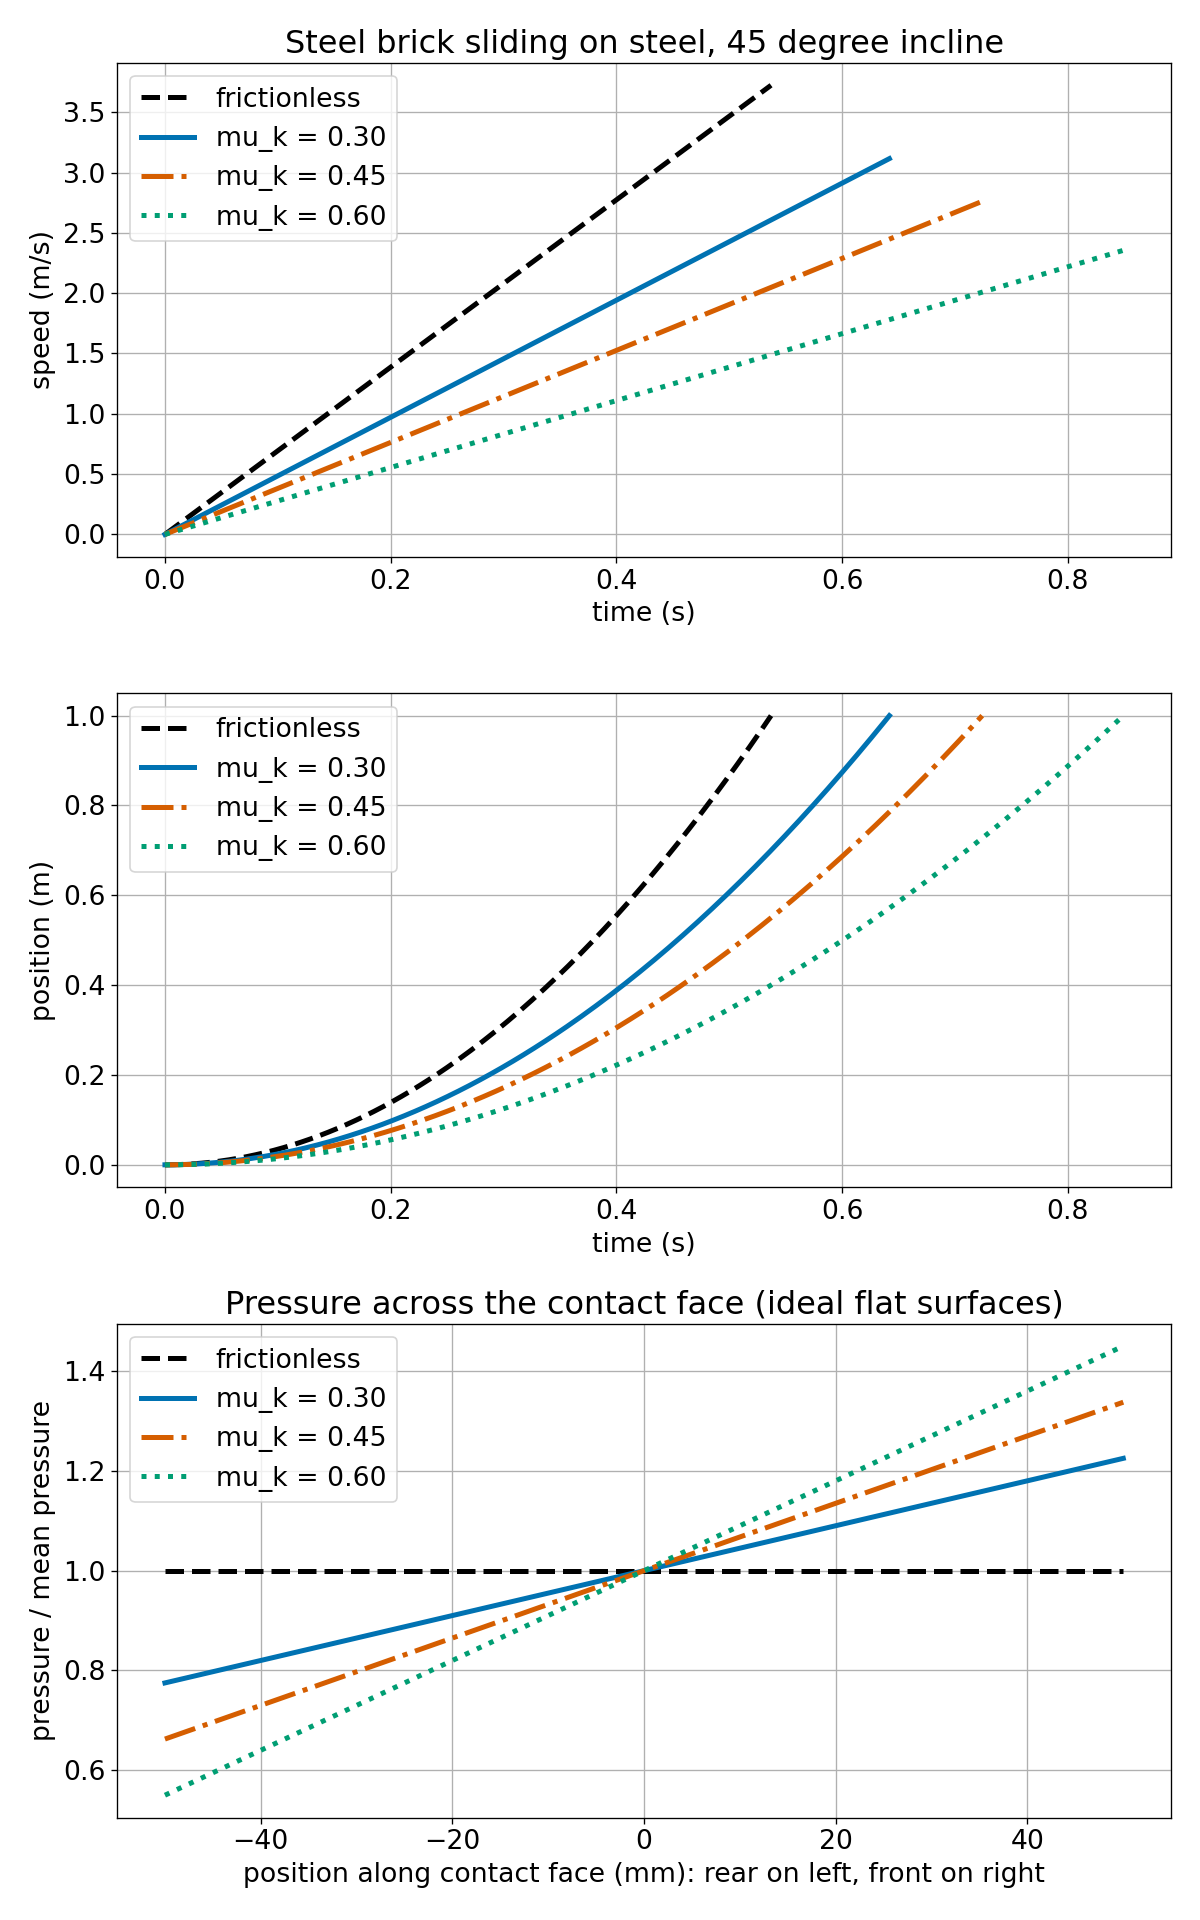

Write Python code to recreate this figure.
"""
brick_incline.py
================
Step 3 of the thought experiment: a BRICK SLIDING down an inclined plane in a
vacuum (no rolling), with sensors embedded in the brick and a laser tracking
it from outside.

WHAT STEPS 1 AND 2 TAUGHT US (marble_incline.py)
------------------------------------------------
  * For a rolling marble, friction does no work. The only loss was rolling
    resistance, and the deviation from ideal was a few micrometres (ppm).
  * That tiny baseline was itself uncertain by a factor of about 100,
    because it depends on a measured material property, not on theory.

WHAT IS DIFFERENT FOR A SLIDING BRICK
-------------------------------------
Sliding friction does work the whole way down. The deviation from the
frictionless case is no longer ppm-sized; it is tens of percent:

      frictionless:   a0 = g sin(theta)
      with friction:  a  = g (sin(theta) - mu_k cos(theta))
      fractional loss of acceleration = mu_k / tan(theta)

So detecting friction is easy. The hard part moves somewhere else: knowing
what mu_k "should" be. mu_k is not a constant of nature. It is an empirical
number that depends on the surfaces, and standard physics cannot calculate
it from first principles for a real pair of surfaces.

PHYSICS ASSUMPTIONS (read these first)
--------------------------------------
1. Rigid rectangular brick, uniform density, sliding on its largest face.
2. Rigid flat plane at fixed angle theta. Uniform gravity g. Vacuum.
3. The brick is already sliding (released with a tiny nudge). It keeps
   sliding only if tan(theta) > mu_k. To START from rest it needs
   tan(theta) > mu_s, the static coefficient, which is larger and unknown.
4. Coulomb friction: friction force = mu_k * N, independent of speed and
   contact area. This is an approximation; section 5 tests how much a
   realistic speed dependence changes the answer.
5. One-dimensional motion straight down the slope. No tipping, no yaw.
6. Heat: all friction work becomes heat at the interface. Each body is
   treated as a thick solid heated at its surface. The share of heat going
   into the brick is estimated from the materials' thermal effusivities;
   this is crude because the plane sees a MOVING heat source.
7. Pressure: the brick and plane are perfectly flat, so the pressure across
   the face varies in a straight line from back to front.

WHAT EACH SENSOR MEASURES
-------------------------
Accelerometer (inside the brick, axes along and normal to the contact face)
    An accelerometer does not feel gravity directly; it feels the contact
    forces. So along the slope it reads  -mu_k g cos(theta)  (friction only)
    and normal to the face it reads  g cos(theta).  Their ratio is mu_k,
    with no need to know g or theta. Its weak point is axis alignment.

Pressure sensors (across the contact face)
    Friction acts at the face, below the centre of mass (height h). To stop
    the brick rotating, the support force must shift FORWARD by e = mu_k * h.
    So pressure is higher at the leading edge:
        p(s) = p_mean * (1 + 12 e s / L^2),  s from -L/2 (rear) to +L/2 (front)
    A frictionless brick would show uniform pressure. The tilt of the
    pressure profile is a second, independent measurement of mu_k.

Temperature sensors (at the contact face)
    Friction power per unit area is  q = mu_k * p * v.  It grows as the
    brick speeds up. The sensors see the AVERAGE ("nominal") surface
    warming, which is small. The true contact happens at microscopic high
    spots, where brief "flash" temperatures are far higher but too small
    and too fast for an embedded sensor to resolve.

Laser (outside)
    Speed and position versus time, as before. Gives a, and so mu_k if g
    and theta are known.

UNKNOWNS (variables to account for later, not assumed away)
-----------------------------------------------------------
Carried over from steps 1 and 2 (still apply):
  wear_rate, surface_roughness, adhesion, plane_flatness, angle_uncertainty,
  g_local, residual_gas, temperature, surface_charge, magnetic_effects,
  release_conditions, laser_effects, vibration, earth_rotation,
  real_contact_area, asperity_plasticity, surface_films, micro_slip

New in step 3:
  mu_k_itself         not predictable from theory; must be measured for the
                      exact surfaces, in vacuum. Table values are typical only.
  mu_s                static coefficient; decides whether sliding starts
  speed_dependence    mu_k changes with sliding speed (usually a few percent
                      per factor of 10 in speed); speed changes during a run
  load_dependence     mu_k can change with pressure (Coulomb's law is approximate)
  running_in          mu_k drifts over the first metres as surfaces wear in
  third_body          wear debris trapped in the contact changes friction
  vacuum_cleaning     in vacuum, oxide and water films are not replaced once
                      worn off; clean metals can seize (cold weld)
  stick_slip          jerky motion instead of smooth sliding
  heat_partition      share of heat entering brick vs. plane (moving source)
  asperity_size       radius of the microscopic contact spots; sets flash
                      temperature; unknown within a factor of 10 or more
  hardness            sets real contact area; varies with alloy and treatment
  flash_softening     hot spots soften, changing mu_k during the run
  thermal_expansion   uneven heating warps the face, changing pressure
  flatness_brick      micrometre-level waviness dominates the real pressure
                      distribution at this light load
  elastic_tilt        the brick and plane are not rigid; edges dig in
  tipping_and_yaw     brick rocking or rotating about the normal
  sensor_intrusion    holes and wires for sensors change the surface and
                      stiffness of the very face being measured
  sensor_depth        a temperature sensor below the surface sees a delayed,
                      weakened signal
  accelerometer_axes  alignment of sensor axes to the contact face
  accelerometer_bias  offset and drift, temperature sensitivity
  sensor_response     response times versus a run lasting under a second
  data_link           wires drag; wireless or onboard logging needed
"""

import math

G = 9.80665  # standard gravity, m/s^2


# ---------------------------------------------------------------------------
# PARAMETERS YOU CAN CHANGE
# ---------------------------------------------------------------------------
PARAMS = dict(
    length=0.100,      # brick length along the slope, metres
    width=0.050,       # brick width across the slope, metres
    height=0.025,      # brick height normal to the slope, metres
    angle_deg=45.0,    # incline angle. Must exceed atan(mu_k) to keep sliding.
    track=1.0,         # sliding distance, metres
    asperity_radius=5e-6,  # radius of a microscopic contact spot, m. UNKNOWN.
    sensor_depth=1e-3,     # how far below the face the temperature sensor sits
)

# Typical handbook-style material values. Replace with measured ones.
MATERIALS = dict(
    #            density  conductivity  heat cap.   hardness
    #            kg/m^3   W/(m K)       J/(kg K)    Pa
    steel=dict(rho=7850, k=50.0, c=490.0, hard=2.0e9),
    glass=dict(rho=2500, k=1.0,  c=840.0, hard=5.5e9),
)

# Kinetic friction coefficients: (low, typical, high). These are typical
# published ranges for dry sliding, NOT measurements of our surfaces.
# The spread inside each range is real: it is the baseline uncertainty.
PAIRS = [
    dict(name="steel on steel, dry, normal surface films",
         brick="steel", plane="steel", mu=(0.30, 0.45, 0.60)),
    dict(name="steel on steel, clean surfaces in vacuum",
         brick="steel", plane="steel", mu=(0.80, 1.20, 3.00)),
    dict(name="glass on steel, dry",
         brick="glass", plane="steel", mu=(0.40, 0.55, 0.70)),
]

# Classical effects that change mu_k, as rough fractional sizes (low, high).
# Order-of-magnitude estimates to be replaced by measurement.
CLASSICAL_UNKNOWNS = [
    ("surface roughness / real contact area",        0.05, 0.30),
    ("adhesion and surface films (worse in vacuum)", 0.20, 3.00),
    ("wear, running-in, trapped debris",             0.10, 0.50),
    ("speed dependence within one run",              0.02, 0.15),
    ("friction heating (hot-spot softening)",        0.001, 0.05),
    ("micro-slip, stick-slip, vibration",            0.01, 0.20),
    ("flatness / uneven pressure / edge loading",    0.01, 0.10),
]
# Repeatability of mu_k between nominally identical runs, after the surfaces
# have been run in and conditions are well controlled (low, high).
REPEATABILITY = (0.02, 0.10)


# ---------------------------------------------------------------------------
# BASIC MODEL
# ---------------------------------------------------------------------------
def brick_properties(p, material):
    """Mass, contact area, and centre-of-mass height for the brick."""
    m = MATERIALS[material]
    volume = p["length"] * p["width"] * p["height"]
    return dict(mass=m["rho"] * volume, area=p["length"] * p["width"],
                h=p["height"] / 2.0)

def accelerations(angle_deg, mu_k):
    """Returns (a_frictionless, a_with_friction). Negative a means it stops."""
    th = math.radians(angle_deg)
    return G * math.sin(th), G * (math.sin(th) - mu_k * math.cos(th))

def run_summary(p, mu_k):
    """Closed-form motion over the track, compared with frictionless."""
    a0, a = accelerations(p["angle_deg"], mu_k)
    L = p["track"]
    t0, v0 = math.sqrt(2 * L / a0), math.sqrt(2 * L * a0)
    if a <= 0:
        return dict(slides=False, a0=a0, a=a, t0=t0, v0=v0)
    t, v = math.sqrt(2 * L / a), math.sqrt(2 * L * a)
    return dict(slides=True, a0=a0, a=a, t0=t0, v0=v0, t=t, v=v,
                loss=1.0 - a / a0,              # fractional loss of acceleration
                lag=L - 0.5 * a * t0 ** 2)      # how far behind when the
                                                # frictionless brick finishes

def effusivity(material):
    """Thermal effusivity sqrt(k rho c): how well a surface soaks up heat."""
    m = MATERIALS[material]
    return math.sqrt(m["k"] * m["rho"] * m["c"])

def sensor_signals(p, pair, mu_k):
    """What each embedded sensor would read, for one material pair and mu_k."""
    th = math.radians(p["angle_deg"])
    bp = brick_properties(p, pair["brick"])
    run = run_summary(p, mu_k)
    N = bp["mass"] * G * math.cos(th)
    p_mean = N / bp["area"]

    # Pressure tilt: support force shifts forward by e = mu_k * h.
    e = mu_k * bp["h"]
    tilt = 6.0 * e / p["length"]            # fractional rise at leading edge

    # Heat. Flux grows linearly with time because speed does: q = mu p v.
    q_end = mu_k * p_mean * run["v"]
    energy = mu_k * N * p["track"]
    e_b, e_p = effusivity(pair["brick"]), effusivity(pair["plane"])
    # Surface warming of a thick solid under a flux rising linearly in time:
    #   dT = q_end * sqrt(t) / (1.329 * effusivity)
    dT_shared = q_end * math.sqrt(run["t"]) / (1.329 * (e_b + e_p))
    dT_all_brick = q_end * math.sqrt(run["t"]) / (1.329 * e_b)
    mb = MATERIALS[pair["brick"]]
    dT_bulk = energy / (bp["mass"] * mb["c"])           # if all heat spread evenly
    kappa = mb["k"] / (mb["rho"] * mb["c"])             # thermal diffusivity

    # Real contact: only microscopic high spots touch. Their total area is
    # about load / hardness of the softer body.
    hard = min(MATERIALS[pair["brick"]]["hard"], MATERIALS[pair["plane"]]["hard"])
    area_real = N / hard
    # Flash temperature at one spot (slow-source formula, heat shared by
    # both bodies):  dT = 8 q r / (3 pi (k1 + k2)),  q = mu * hardness * v
    k_sum = MATERIALS[pair["brick"]]["k"] + MATERIALS[pair["plane"]]["k"]
    def flash(r):
        return 8.0 * (mu_k * hard * run["v"]) * r / (3.0 * math.pi * k_sum)

    return dict(mass=bp["mass"], N=N, p_mean=p_mean, h=bp["h"],
                acc_along=-mu_k * G * math.cos(th), acc_normal=G * math.cos(th),
                e=e, tilt=tilt, p_front=p_mean * (1 + tilt), p_rear=p_mean * (1 - tilt),
                q_end=q_end, energy=energy, dT_shared=dT_shared,
                dT_all_brick=dT_all_brick, dT_bulk=dT_bulk,
                diff_length=math.sqrt(kappa * run["t"]),
                sensor_delay=p["sensor_depth"] ** 2 / kappa,
                area_real=area_real, area_fraction=area_real / bp["area"],
                flash=flash, run=run)


# ---------------------------------------------------------------------------
# TIME-STEPPING SIMULATION (for cases where mu_k is not constant)
# ---------------------------------------------------------------------------
def simulate(p, mu_fn, dt=1e-5):
    """
    Slide the brick down the track with mu_k given by mu_fn(v, x).
    Returns lists t, x, v. Stops at the end of the track or if it halts.
    """
    th = math.radians(p["angle_deg"])
    s, c = math.sin(th), math.cos(th)
    t, x, v = 0.0, 0.0, 1e-6                 # tiny nudge so it is "sliding"
    T, X, V = [t], [x], [v]
    while x < p["track"] and v > 0 and t < 60:
        a = G * (s - mu_fn(v, x) * c)
        v_new = v + a * dt
        x += 0.5 * (v + v_new) * dt
        v = v_new
        t += dt
        T.append(t); X.append(x); V.append(v)
    return T, X, V


# ---------------------------------------------------------------------------
# REPORTS
# ---------------------------------------------------------------------------
def line(char="="):
    print(char * 78)

def report_deviation(p):
    line(); print("1. DEVIATION FROM FRICTIONLESS SLIDING"); line()
    a0, _ = accelerations(p["angle_deg"], 0.0)
    r0 = run_summary(p, 0.0)
    print(f"angle = {p['angle_deg']:.1f} deg, track = {p['track']:.2f} m")
    print(f"frictionless: a = {a0:.3f} m/s^2, time = {r0['t0']:.4f} s, "
          f"final speed = {r0['v0']:.3f} m/s")
    print()
    for pair in PAIRS:
        print(pair["name"])
        print(f"  {'mu_k':>5} | {'accel':>8} | {'accel lost':>10} | {'time':>8} | "
              f"{'end speed':>9} | {'behind by':>9} | keeps sliding above")
        print(f"  {'':>5} | {'(m/s^2)':>8} | {'(%)':>10} | {'(s)':>8} | "
              f"{'(m/s)':>9} | {'(m)':>9} | (deg)")
        print("  " + "-" * 74)
        for mu in pair["mu"]:
            r = run_summary(p, mu)
            min_angle = math.degrees(math.atan(mu))
            if r["slides"]:
                print(f"  {mu:5.2f} | {r['a']:8.3f} | {100 * r['loss']:10.1f} | "
                      f"{r['t']:8.4f} | {r['v']:9.3f} | {r['lag']:9.3f} | {min_angle:.1f}")
            else:
                print(f"  {mu:5.2f} | {'DOES NOT SLIDE at this angle':^55} | {min_angle:.1f}")
        print()
    print("'behind by' = distance behind a frictionless brick at the moment the")
    print("frictionless brick reaches the end of the track.")
    print("Rule: accel lost = mu_k / tan(theta). Compare the marble: about 0.0003 %.")
    print()

    print("Same thing at other angles (steel on steel, mu_k = 0.45):")
    print(f"  {'angle':>6} | {'accel lost (%)':>14}")
    for ang in [30, 35, 45, 60, 75, 85]:
        _, a = accelerations(ang, 0.45)
        a0 = G * math.sin(math.radians(ang))
        txt = f"{100 * (1 - a / a0):14.1f}" if a > 0 else "  does not slide"
        print(f"  {ang:6.0f} | {txt}")
    print()


def report_sensors(p):
    line(); print("2. WHAT THE EMBEDDED SENSORS WOULD READ"); line()
    for pair, mu in [(PAIRS[0], PAIRS[0]["mu"][1]), (PAIRS[2], PAIRS[2]["mu"][1])]:
        s = sensor_signals(p, pair, mu)
        r = s["run"]
        print(f"{pair['name']}, mu_k = {mu:.2f}")
        print(f"  brick mass {s['mass']:.3f} kg, load N = {s['N']:.2f} N, "
              f"run time {r['t']:.3f} s, end speed {r['v']:.2f} m/s")
        print(f"  ACCELEROMETER")
        print(f"    along slope          : {s['acc_along']:+.3f} m/s^2   (friction only)")
        print(f"    normal to face       : {s['acc_normal']:+.3f} m/s^2")
        print(f"    ratio = mu_k         : {-s['acc_along'] / s['acc_normal']:.3f}")
        print(f"  PRESSURE (perfectly flat surfaces assumed)")
        print(f"    mean                 : {s['p_mean']:.0f} Pa")
        print(f"    leading edge         : {s['p_front']:.0f} Pa  (+{100 * s['tilt']:.1f} %)")
        print(f"    trailing edge        : {s['p_rear']:.0f} Pa  (-{100 * s['tilt']:.1f} %)")
        print(f"    support force shift  : {s['e'] * 1e3:.2f} mm forward (= mu_k * h)")
        print(f"  HEAT AND TEMPERATURE")
        print(f"    friction heat, whole run     : {s['energy']:.2f} J")
        print(f"    heating power per area, end  : {s['q_end']:.0f} W/m^2")
        print(f"    face warming, heat shared    : {s['dT_shared'] * 1e3:.1f} mK")
        print(f"    face warming, all into brick : {s['dT_all_brick'] * 1e3:.1f} mK  (upper bound)")
        print(f"    whole-brick average warming  : {s['dT_bulk'] * 1e3:.2f} mK  (upper bound)")
        print(f"    heat soaks in about          : {s['diff_length'] * 1e3:.2f} mm during the run")
        print(f"    sensor {p['sensor_depth'] * 1e3:.1f} mm deep lags by about : "
              f"{s['sensor_delay'] * 1e3:.0f} ms")
        print(f"  MICROSCOPIC CONTACT (not visible to the sensors)")
        print(f"    real contact area            : {s['area_real'] * 1e12:.0f} um^2 "
              f"= {s['area_fraction']:.1e} of the face")
        print(f"    flash temperature at a spot, by spot radius (UNKNOWN):")
        for r_asp in [1e-6, 5e-6, 2e-5]:
            print(f"        radius {r_asp * 1e6:4.0f} um  ->  about {s['flash'](r_asp):6.0f} K")
        print()


def report_precision(p):
    line(); print("3. PRECISION NEEDED TO MEASURE mu_k"); line()
    pair, mu = PAIRS[0], PAIRS[0]["mu"][1]
    s = sensor_signals(p, pair, mu)
    r = s["run"]
    th = math.radians(p["angle_deg"])
    print(f"Case: {pair['name']}, mu_k = {mu:.2f}, angle {p['angle_deg']:.0f} deg.")
    print("Each column: the precision that ONE instrument needs, on its own, to")
    print("pin down mu_k to the target in the first column.")
    print()
    print(f"{'target':>9} | {'acceler-':>9} | {'sensor':>9} | {'incline':>9} | "
          f"{'laser':>9} | {'laser':>9} | {'pressure':>10} | {'temper-':>9}")
    print(f"{'on mu_k':>9} | {'ometer':>9} | {'axis tilt':>9} | {'angle':>9} | "
          f"{'position':>9} | {'timing':>9} | {'front-rear':>10} | {'ature':>9}")
    print(f"{'':>9} | {'(milli-g)':>9} | {'(arcsec)':>9} | {'(arcsec)':>9} | "
          f"{'(um)':>9} | {'(us)':>9} | {'(Pa)':>10} | {'(mK)':>9}")
    print("-" * 95)
    arcsec = math.degrees(1) * 3600
    for frac in [0.10, 0.01, 1e-3, 1e-4, 1e-6]:
        dmu = frac * mu
        d_acc = G * math.cos(th) * dmu                    # accelerometer, m/s^2
        d_axis = dmu / (1 + mu ** 2)                      # sensor axis tilt, rad
        d_theta = dmu / (1 + mu * math.tan(th))           # incline angle, rad
        d_x = p["track"] * d_acc / r["a"]                 # laser position
        d_t = 0.5 * r["t"] * d_acc / r["a"]               # laser timing
        d_p = s["p_mean"] * 12 * s["h"] * dmu / p["length"]   # front-rear difference
        d_T = s["dT_shared"] * frac                       # face temperature
        label = f"{frac * 100:g} %" if frac >= 1e-4 else f"{frac * 1e6:g} ppm"
        print(f"{label:>9} | {d_acc / G * 1e3:9.3g} | {d_axis * arcsec:9.3g} | "
              f"{d_theta * arcsec:9.3g} | {d_x * 1e6:9.3g} | {d_t * 1e6:9.3g} | "
              f"{d_p:10.3g} | {d_T * 1e3:9.3g}")
    print()
    print("Units: milli-g = thousandth of g. arcsec = 1/3600 degree. um = micrometre.")
    print("us = microsecond. mK = thousandth of a kelvin.")
    print("Formulas: d(mu) = d(a)/(g cos)           accelerometer or laser")
    print("          d(mu) = (1 + mu^2) d(tilt)     accelerometer axis alignment")
    print("          d(mu) = (1 + mu tan) d(theta)  incline angle (laser method only)")
    print("          mu    = e / h                  pressure profile")
    print("The temperature column assumes the heat partition is known exactly,")
    print("which it is not, so temperature cannot give mu_k to better than tens of %.")
    print()


def report_classical_floor(p):
    line(); print("4. HOW BIG MUST A DEVIATION BE TO STAND OUT?"); line()
    print("Rough size of each classical effect on mu_k (order of magnitude only):")
    print(f"  {'effect':<46} | {'low':>7} | {'high':>7}")
    print("  " + "-" * 66)
    lo_sq = hi_sq = 0.0
    for name, lo, hi in CLASSICAL_UNKNOWNS:
        print(f"  {name:<46} | {100 * lo:6.1f}% | {100 * hi:6.0f}%")
        lo_sq += lo ** 2; hi_sq += hi ** 2
    lo_tot, hi_tot = math.sqrt(lo_sq), math.sqrt(hi_sq)
    print("  " + "-" * 66)
    print(f"  {'combined (added in quadrature)':<46} | {100 * lo_tot:6.1f}% | {100 * hi_tot:6.0f}%")
    print()
    print("Two different floors:")
    print(f"  (a) PREDICTING mu_k from scratch for new surfaces: uncertain by about")
    print(f"      {100 * lo_tot:.0f} % at best, up to a factor of {1 + hi_tot:.0f} (the table above).")
    print(f"  (b) REPEATING the same run on run-in surfaces, well controlled:")
    print(f"      scatter of about {100 * REPEATABILITY[0]:.0f} % to {100 * REPEATABILITY[1]:.0f} % in mu_k.")
    print()
    mu = PAIRS[0]["mu"][1]
    th = math.radians(p["angle_deg"])
    r = run_summary(p, mu)
    print(f"To stand out at 3 times the scatter (steel on steel, mu_k = {mu:.2f}):")
    print(f"  {'floor':<34} | {'needed shift':>12} | {'in mu_k':>8} | {'in accel':>9} | "
          f"{'at track end':>12}")
    print("  " + "-" * 86)
    rows = [("(b) best-case repeatability", REPEATABILITY[0]),
            ("(b) typical repeatability", REPEATABILITY[1]),
            ("(a) prediction, best case", lo_tot),
            ("(a) prediction, worst case", hi_tot)]
    for label, f in rows:
        shift = 3 * f
        dmu = shift * mu
        d_acc = G * math.cos(th) * dmu
        d_x = p["track"] * d_acc / r["a"]
        print(f"  {label:<34} | {100 * shift:10.0f} % | {dmu:8.3f} | "
              f"{d_acc:7.3f}   | {d_x * 1e3:9.0f} mm")
    print("  ('at track end' = change in distance covered in the nominal run time)")
    print()
    print("Compare with section 3: good instruments can plausibly reach about")
    print("0.01 % of mu_k. The classical scatter (2 % to 300 %) is hundreds to")
    print("tens of thousands of times larger than that.")
    print("Averaging n repeat runs shrinks random scatter by sqrt(n), but not")
    print("drifts such as wear, which move mu_k steadily in one direction.")
    print()


def report_speed_dependence(p):
    line(); print("5. EXAMPLE OF A CLASSICAL UNKNOWN: mu_k THAT CHANGES WITH SPEED"); line()
    mu0 = PAIRS[0]["mu"][1]
    print("Assume mu_k falls by a fixed percentage for every 10-fold rise in speed")
    print(f"(reference: mu_k = {mu0:.2f} at 1 mm/s). Constant-mu result for comparison.")
    print()
    print(f"  {'drop per 10x':>12} | {'run time':>9} | {'end speed':>9} | "
          f"{'mu_k a constant-mu':>18} | {'apparent':>9}")
    print(f"  {'drop per 10x':>12} | {'(s)':>9} | {'(m/s)':>9} | "
          f"{'fit would report':>18} | {'shift':>9}")
    print("  " + "-" * 70)
    th = math.radians(p["angle_deg"])
    for drop in [0.0, 0.02, 0.05, 0.10]:
        def mu_fn(v, x, drop=drop):
            decades = math.log10(max(v, 1e-3) / 1e-3)
            return mu0 * (1.0 - drop * decades)
        T, X, V = simulate(p, mu_fn)
        a_eff = 2 * p["track"] / T[-1] ** 2            # what the laser would infer
        mu_fit = math.tan(th) - a_eff / (G * math.cos(th))
        print(f"  {100 * drop:10.0f} % | {T[-1]:9.4f} | {V[-1]:9.3f} | "
              f"{mu_fit:18.4f} | {100 * (mu_fit / mu0 - 1):+8.1f}%")
    print()
    print("Speed runs from about 1 mm/s to about 3 m/s in one run (over 3 factors")
    print("of 10), so even a 2 % drop per factor of 10 shifts the apparent mu_k by")
    print("about 6 %. It must be measured and modelled before any small anomaly")
    print("could be claimed.")
    print()


def make_plot(p, filename="brick_incline.png"):
    """Optional plot. Skipped quietly if matplotlib is not installed."""
    try:
        import matplotlib
        matplotlib.use("Agg")
        import matplotlib.pyplot as plt
    except ImportError:
        print("(matplotlib not installed, skipping plot)")
        return
    plt.rcParams.update({"font.size": 16, "lines.linewidth": 3})
    fig, ax = plt.subplots(3, 1, figsize=(10, 16))

    styles = [("frictionless", 0.0, "--"), ("mu_k = 0.30", 0.30, "-"),
              ("mu_k = 0.45", 0.45, "-."), ("mu_k = 0.60", 0.60, ":")]
    colors = ["black", "#0072b2", "#d55e00", "#009e73"]
    for (label, mu, sty), col in zip(styles, colors):
        _, a = accelerations(p["angle_deg"], mu)
        t_end = math.sqrt(2 * p["track"] / a)
        ts = [t_end * i / 200 for i in range(201)]
        ax[0].plot(ts, [a * t for t in ts], sty, color=col, label=label)
        ax[1].plot(ts, [0.5 * a * t * t for t in ts], sty, color=col, label=label)
    ax[0].set_title(f"Steel brick sliding on steel, {p['angle_deg']:.0f} degree incline")
    ax[0].set_ylabel("speed (m/s)"); ax[0].set_xlabel("time (s)")
    ax[0].legend(); ax[0].grid(True)
    ax[1].set_ylabel("position (m)"); ax[1].set_xlabel("time (s)")
    ax[1].legend(); ax[1].grid(True)

    L = p["length"]
    for (label, mu, sty), col in zip(styles, colors):
        s = sensor_signals(p, PAIRS[0], mu) if mu > 0 else None
        tilt = s["tilt"] if s else 0.0
        xs = [-L / 2, L / 2]
        ax[2].plot([x * 1e3 for x in xs], [1 - tilt, 1 + tilt], sty, color=col, label=label)
    ax[2].set_xlabel("position along contact face (mm): rear on left, front on right")
    ax[2].set_ylabel("pressure / mean pressure")
    ax[2].set_title("Pressure across the contact face (ideal flat surfaces)")
    ax[2].legend(); ax[2].grid(True)

    fig.tight_layout()
    fig.savefig(filename, dpi=120)
    print(f"Plot saved to {filename}")


if __name__ == "__main__":
    report_deviation(PARAMS)
    report_sensors(PARAMS)
    report_precision(PARAMS)
    report_classical_floor(PARAMS)
    report_speed_dependence(PARAMS)
    make_plot(PARAMS)
